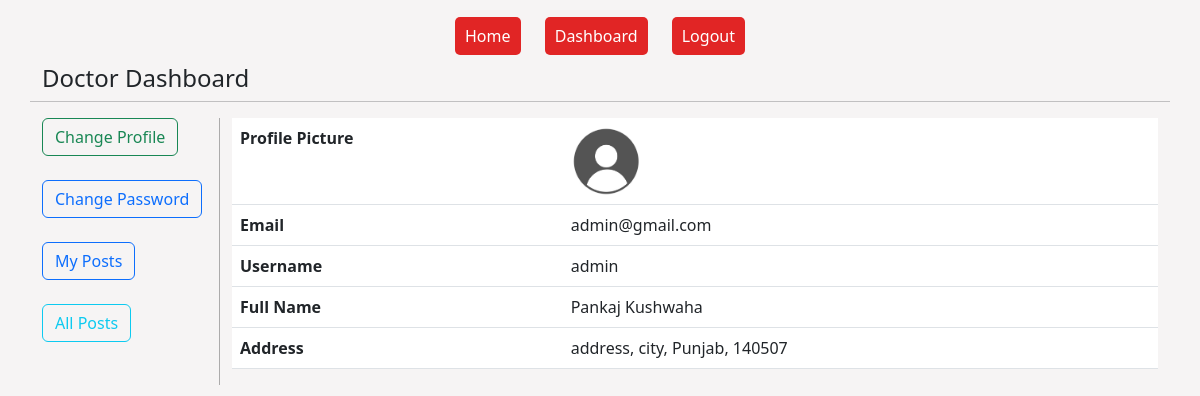
Page /dashboard/ (signed in) on the committed database.
### accounts/models.py (models this page shows, shortened)
class User(AbstractBaseUser):
  email = models.EmailField(verbose_name="Email", max_length=255, unique=True)
  username = models.CharField(max_length=100, unique=True)
  is_active = models.BooleanField(default=True)
  is_admin = models.BooleanField(default=False)
  user_type = models.CharField(choices=USER_TYPE, max_length=100)
  first_name = models.CharField(max_length=100)
  last_name = models.CharField(max_length=100)
  address = models.CharField(max_length=255, verbose_name="Address line 1")
  city = models.CharField(max_length=100)
  state = models.CharField(choices=STATES, max_length=100)
  pincode = models.PositiveIntegerField(validators=[pincode_validate])
  profile_pic = models.ImageField(upload_to='profile_pics', blank=True, null=True,)
  objects = UserManager()
  USERNAME_FIELD = "email"
  REQUIRED_FIELDS = ["username", "pincode"]

### myapp/views.py (the view, shortened to what this page needs)
# urls.py: path('dashboard/', views.Dashboard.as_view(), name='dashboard'),
@method_decorator(login_required, name='dispatch')
class Dashboard(View):
  def get(self, request):
    if request.user.user_type == 'Doctor':
     return render(request, 'myapp/doctor-dashboard.html')
    else:
      return render(request, 'myapp/patient-dashboard.html')

### myapp/templates/myapp/doctor-dashboard.html (shortened to what this page needs)
{% extends 'myapp/base.html' %}
{% block content %}{% load static %}
<table class="table">
  <tbody>
    <tr><th>Profile  Picture</th> <td>{% if user.profile_pic %} <img src="{{user.profile_pic.url}}" alt="" class="profile_img">{% else %} <img src="{% static 'accounts/images/default.jpg' %}" alt="" class="profile_img"> {% endif %}</td></tr>
    <tr><th>Email</th><td>{{request.user.email}}</td></tr>
    <tr><th>Username</th> <td>{{user.username}}</td></tr>
    <tr><th>Full Name</th><td> {{user.first_name}} {{user.last_name}}</td></tr>
    <tr><th>Address</th> <td>{{user.address}}, {{user.city}}, {{user.state}}, {{user.pincode}}</td></tr>
  </tbody>
</table>
{% endblock content %}

### myapp/templates/myapp/base.html (shortened to what this page needs)
<!DOCTYPE html>{% load static %}
<html lang="en">
<head>
  <link rel="stylesheet" href="https://cdnjs.cloudflare.com/ajax/libs/font-awesome/4.7.0/css/font-awesome.min.css">
  <link href="https://cdn.jsdelivr.net/npm/bootstrap@5.3.0/dist/css/bootstrap.min.css" rel="stylesheet">
  <link rel="stylesheet" href="//use.fontawesome.com/releases/v5.0.7/css/all.css">
  <link rel="stylesheet" href="{% static 'accounts/css/style.css' %}">
  <link rel="stylesheet" href="{% static 'myapp/css/style.css' %}">
</head>
<body>
  <div class="container mt-4 mb-3">
    <div class="text-center">
      <a href="{% url 'home' %}" class="link">Home</a>
      {% if request.user.is_authenticated %}
      <a href="{% url 'dashboard' %}" class="link">Dashboard</a>
      <a href="{% url 'logout' %}" class="link">Logout</a>
      {% else %}
      <a href="{% url 'login' %}" class="link">Login</a>
      <a href="{% url 'register' %}" class="link">Signup</a>
      {% endif %}
    </div>
  </div>
    <div class="container">
      <div class="row">
        <h4>Doctor Dashboard</h4><hr>
        <div class="col-md-2" style="border-right: 1px solid rgb(172, 171, 171);">
          {% include 'accounts/changepasswordlinks.html' %}
          {% include 'myapp/doctor-header.html' %}
        </div>
        <div class="col-md-10">
          {% block content %}
          {% endblock content %}
        </div>
      </div>
    </div>
</body>
</html>

### accounts/templates/accounts/changepasswordlinks.html (shortened to what this page needs)
<a href="{% url 'change-profile' %}" class="btn btn-outline-success {% if request.path == change_profile %}active{% endif %}">Change Profile</a> <br><br>
<a href="{% url 'set-password' %}" class="btn btn-outline-primary ">Change Password</a> <br><br>

### myapp/templates/myapp/doctor-header.html
{% url 'posts' as posts %} {% url 'all-posts' as all_posts %}
<a href="{% url 'posts' %}" class="btn btn-outline-primary {% if request.path == posts %}active{% endif %}">My Posts</a> <br><br>
<a href="{% url 'all-posts' %}" class="btn btn-outline-info  {% if request.path == all_posts %}active{% endif %}">All Posts</a> <br><br>

### accounts/static/accounts/css/style.css (style rules this page uses)
body { background-color: #f6f4f4; }
.link { margin: 2px 10px; padding: 8px 10px; text-decoration: none; background-color: rgb(225, 37, 37); color: white; border-radius: 5px; font-size: 16px; font-weight: 500; }
.profile_img { width: 70px; height: 70px; border-radius: 50%; object-fit: cover; }

### rows in the picture
User: user.email "admin@gmail.com", username "admin", first_name "Pankaj", last_name "Kushwaha", address "address", city "city", state "Punjab", pincode "140507"
